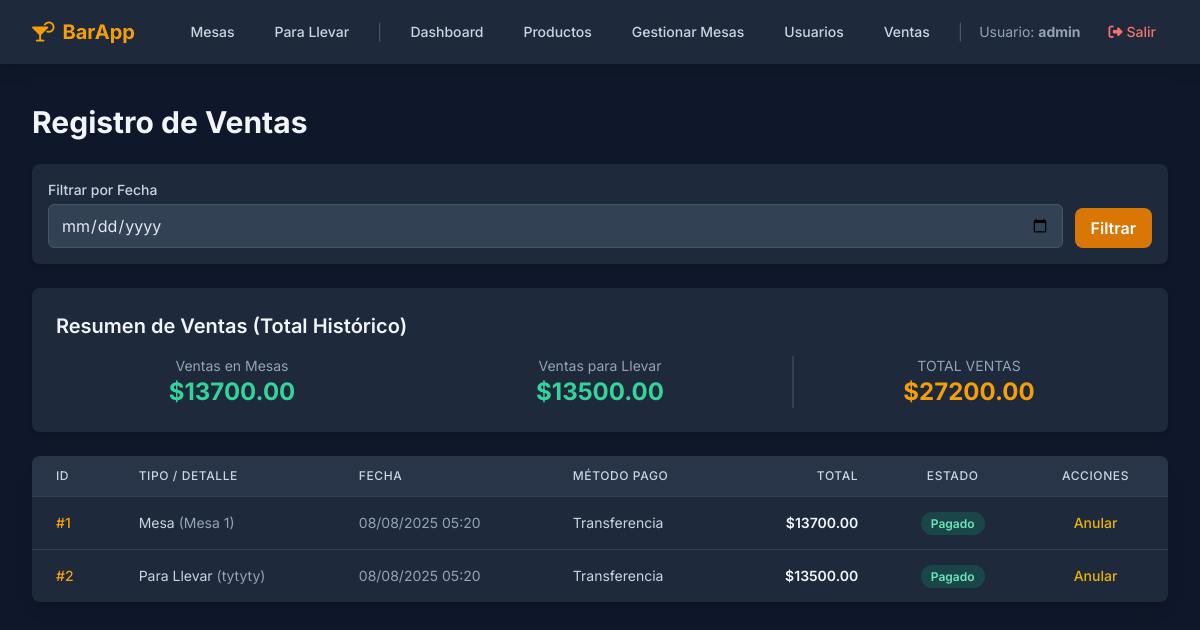
Page /admin/sales (signed in) on the committed database.
### app/models.py (models this page shows, shortened)
class User(UserMixin, db.Model):
    id = db.Column(db.Integer, primary_key=True)
    username = db.Column(db.String(80), unique=True, nullable=False)
    password_hash = db.Column(db.String(256), nullable=False)
    role = db.Column(db.String(20), nullable=False, default='mozo')

class Order(db.Model):
    id = db.Column(db.Integer, primary_key=True)
    type = db.Column(db.String(20), nullable=False)
    status = db.Column(db.String(20), nullable=False, default='Pendiente')
    customer_name = db.Column(db.String(100), nullable=True)
    total_amount = db.Column(db.Float, nullable=True, default=0.0)
    payment_method = db.Column(db.String(50), nullable=True) # NUEVO CAMPO
    created_at = db.Column(db.DateTime, default=datetime.utcnow)
    updated_at = db.Column(db.DateTime, default=datetime.utcnow, onupdate=datetime.utcnow)
    table_id = db.Column(db.Integer, db.ForeignKey('table.id'), nullable=True)
    table_assigned = db.relationship('Table', back_populates='orders')
    items = db.relationship('OrderItem', back_populates='order', cascade="all, delete-orphan")

class Table(db.Model):
    id = db.Column(db.Integer, primary_key=True)
    number = db.Column(db.Integer, unique=True, nullable=False)
    capacity = db.Column(db.Integer, nullable=False)
    status = db.Column(db.String(20), default='Vacía')
    orders = db.relationship('Order', back_populates='table_assigned', lazy='dynamic')

### app/admin.py (the view, shortened to what this page needs)
@admin_bp.route('/sales')
@admin_required
def sales_log():
    page = request.args.get('page', 1, type=int)
    date_filter_str = request.args.get('date', '').strip()
    query = Order.query.filter(Order.status.in_(['Pagado', 'Venta Anulada']))
    date_filter = None
    pagination = query.order_by(Order.updated_at.desc()).paginate(page=page, per_page=ITEMS_PER_PAGE, error_out=False)
    base_sales_query = db.session.query(func.sum(Order.total_amount)).filter(Order.status == 'Pagado')
    if date_filter:
        base_sales_query = base_sales_query.filter(db.func.date(Order.updated_at) == date_filter)
    total_sales = base_sales_query.scalar() or 0.0
    total_sales_table = base_sales_query.filter(Order.type == 'Mesa').scalar() or 0.0
    total_sales_takeaway = base_sales_query.filter(Order.type == 'Para Llevar').scalar() or 0.0
    return render_template('admin/sales_log.html',
                           pagination=pagination,
                           title="Registro de Ventas",
                           date_filter=date_filter_str,
                           total_sales=total_sales,
                           total_sales_table=total_sales_table,
                           total_sales_takeaway=total_sales_takeaway)

### app/utils.py (called while the page is built)
def admin_required(f):
    @wraps(f)
    def decorated_function(*args, **kwargs):
        if not current_user.is_authenticated or current_user.role != 'admin':
            flash("No tienes permiso para acceder a esta página. Se requiere rol de administrador.", "danger")
            return redirect(url_for('auth.login'))
        return f(*args, **kwargs)
    return decorated_function

### app/templates/admin/sales_log.html (shortened to what this page needs)
{% extends "layout.html" %}
{% block content %}
<h1 class="text-3xl font-bold mb-6 text-slate-100">Registro de Ventas</h1>
<div class="bg-slate-800 p-4 rounded-lg shadow-md mb-6">
    <form method="GET" action="{{ url_for('admin.sales_log') }}" class="flex flex-col sm:flex-row items-end gap-3">
        <div class="flex-grow w-full sm:w-auto">
            <label for="date" class="block text-sm font-medium text-slate-300 mb-1">Filtrar por Fecha</label>
            <input type="date" id="date" name="date" value="{{ date_filter or '' }}"
                   class="block w-full px-3 py-2 bg-slate-700 border border-slate-600 rounded-md text-slate-200 focus:ring-2 focus:ring-amber-500 transition">
        </div>
        <button type="submit" class="w-full sm:w-auto px-4 py-2 rounded-lg font-semibold bg-amber-600 hover:bg-amber-700 transition-colors text-white">Filtrar</button>
    </form>
</div>
<div class="bg-slate-800 p-6 rounded-lg shadow-md mb-6">
    <h2 class="text-xl font-semibold text-slate-100 mb-4">
        Resumen de Ventas {% if date_filter %} del {{ date_filter }} {% else %} (Total Histórico) {% endif %}
    </h2>
    <div class="grid grid-cols-1 md:grid-cols-3 gap-4 text-center">
        <div>
            <p class="text-sm text-slate-400">Ventas en Mesas</p>
            <p class="text-2xl font-bold text-emerald-400">${{ "%.2f"|format(total_sales_table) }}</p>
        </div>
        <div>
            <p class="text-sm text-slate-400">Ventas para Llevar</p>
            <p class="text-2xl font-bold text-emerald-400">${{ "%.2f"|format(total_sales_takeaway) }}</p>
        </div>
        <div class="md:border-l-2 border-slate-700">
            <p class="text-sm text-slate-400">TOTAL VENTAS</p>
            <p class="text-2xl font-bold text-amber-500">${{ "%.2f"|format(total_sales) }}</p>
        </div>
    </div>
</div>
<div class="bg-slate-800 shadow-lg rounded-lg overflow-x-auto">
    <table class="min-w-full divide-y divide-slate-700">
        <thead class="bg-slate-700/50">
            <tr>
                <th class="px-6 py-3 text-left text-xs font-medium text-slate-300 uppercase tracking-wider">ID</th>
                <th class="px-6 py-3 text-left text-xs font-medium text-slate-300 uppercase tracking-wider">Tipo / Detalle</th>
                <th class="px-6 py-3 text-left text-xs font-medium text-slate-300 uppercase tracking-wider">Fecha</th>
                <th class="px-6 py-3 text-left text-xs font-medium text-slate-300 uppercase tracking-wider">Método Pago</th>
                <th class="px-6 py-3 text-right text-xs font-medium text-slate-300 uppercase tracking-wider">Total</th>
                <th class="px-6 py-3 text-center text-xs font-medium text-slate-300 uppercase tracking-wider">Estado</th>
                <th class="px-6 py-3 text-center text-xs font-medium text-slate-300 uppercase tracking-wider">Acciones</th>
            </tr>
        </thead>
        <tbody class="divide-y divide-slate-700">
            {% for sale_order in pagination.items %}
            <tr class="hover:bg-slate-700/50">
                <td class="px-6 py-4 whitespace-nowrap text-sm font-medium text-slate-100">
                    <a href="{{ url_for('admin.sale_detail_view', order_id=sale_order.id, page=pagination.page, date=date_filter) }}" class="text-amber-500 hover:text-amber-400 hover:underline">
                        #{{ sale_order.id }}
                    </a>
                </td>
                <td class="px-6 py-4 whitespace-nowrap text-sm text-slate-300">
                    {{ sale_order.type }}
                    <span class="text-slate-400">
                        ({% if sale_order.type == 'Mesa' %}Mesa {{ sale_order.table_assigned.number if sale_order.table_assigned else 'N/A' }}{% else %}{{ sale_order.customer_name }}{% endif %})
                    </span>
                </td>
                <td class="px-6 py-4 whitespace-nowrap text-sm text-slate-400">{{ sale_order.updated_at.strftime('%d/%m/%Y %H:%M') }}</td>
                <td class="px-6 py-4 whitespace-nowrap text-sm text-slate-300">{{ sale_order.payment_method or 'N/A' }}</td>
                <td class="px-6 py-4 whitespace-nowrap text-sm font-semibold text-slate-100 text-right">${{ "%.2f"|format(sale_order.total_amount) }}</td>
                <td class="px-6 py-4 whitespace-nowrap text-sm text-center">
                     <span class="px-2.5 py-1 text-xs font-semibold rounded-full
                        {% if sale_order.status == 'Pagado' %}bg-emerald-500/20 text-emerald-300
                        {% elif sale_order.status == 'Venta Anulada' %}bg-red-500/20 text-red-300
                        {% endif %}">
                        {{ sale_order.status }}
                    </span>
                </td>
                <td class="px-6 py-4 whitespace-nowrap text-sm font-medium text-center">
                    {% if sale_order.status == 'Pagado' %}
                    <form action="{{ url_for('admin.annul_sale', order_id=sale_order.id) }}" method="POST" class="inline-block" onsubmit="return confirm('¿Seguro que quieres ANULAR esta venta (Pedido #{{sale_order.id}})? El stock será repuesto.');">
                        <button type="submit" class="text-yellow-500 hover:text-yellow-400 transition-colors">Anular</button>
                    </form>
                    {% else %}
                     <span class="text-xs text-slate-500 italic">(Anulada)</span>
                    {% endif %}
                </td>
            </tr>
            {% else %}
            <tr>
                <td colspan="7" class="px-6 py-10 text-center text-sm text-slate-500">No se encontraron ventas para este período.</td>
            </tr>
            {% endfor %}
        </tbody>
    </table>
</div>
{% endblock %}

### app/templates/layout.html (shortened to what this page needs)
<!DOCTYPE html>
<html lang="es">
<head>
    <script src="https://cdn.tailwindcss.com"></script>
    <link rel="stylesheet" href="https://cdnjs.cloudflare.com/ajax/libs/font-awesome/6.4.0/css/all.min.css">
</head>
<body class="bg-slate-900 text-slate-200">
    <nav class="bg-slate-800 shadow-lg sticky top-0 z-50">
        <div class="max-w-7xl mx-auto px-4 sm:px-6 lg:px-8">
            <div class="flex justify-between items-center h-16">
                <div class="flex-shrink-0">
                    <a class="text-xl font-bold text-amber-500 hover:text-amber-400 transition-colors" href="{{ url_for('index') }}">
                        <i class="fa-solid fa-martini-glass-citrus mr-2"></i>BarApp
                    </a>
                </div>
                <div class="hidden md:flex items-center space-x-4">
                    {% if current_user.is_authenticated %}
                        <a href="{{ url_for('mozo.tables_view') }}" class="px-3 py-2 rounded-md text-sm font-medium text-slate-300 hover:bg-slate-700 hover:text-white transition-colors">Mesas</a>
                        <a href="{{ url_for('mozo.takeaway_orders_view') }}" class="px-3 py-2 rounded-md text-sm font-medium text-slate-300 hover:bg-slate-700 hover:text-white transition-colors">Para Llevar</a>
                        {% if current_user.role == 'admin' %}
                            <span class="text-slate-600">|</span>
                            <a href="{{ url_for('admin.dashboard') }}" class="px-3 py-2 rounded-md text-sm font-medium text-slate-300 hover:bg-slate-700 hover:text-white transition-colors">Dashboard</a>
                            <a href="{{ url_for('admin.products') }}" class="px-3 py-2 rounded-md text-sm font-medium text-slate-300 hover:bg-slate-700 hover:text-white transition-colors">Productos</a>
                            <a href="{{ url_for('admin.manage_tables') }}" class="px-3 py-2 rounded-md text-sm font-medium text-slate-300 hover:bg-slate-700 hover:text-white transition-colors">Gestionar Mesas</a>
                            <a href="{{ url_for('admin.manage_users') }}" class="px-3 py-2 rounded-md text-sm font-medium text-slate-300 hover:bg-slate-700 hover:text-white transition-colors">Usuarios</a>
                            <a href="{{ url_for('admin.sales_log') }}" class="px-3 py-2 rounded-md text-sm font-medium text-slate-300 hover:bg-slate-700 hover:text-white transition-colors">Ventas</a>
                        {% endif %}
                        <span class="text-slate-600">|</span>
                        <span class="text-slate-400 text-sm">Usuario: <strong>{{ current_user.username }}</strong></span>
                        <a href="{{ url_for('auth.logout') }}" class="px-3 py-2 rounded-md text-sm font-medium text-red-400 hover:bg-red-500 hover:text-white transition-colors">
                            <i class="fa-solid fa-right-from-bracket mr-1"></i>Salir
                        </a>
                    {% else %}
                        <a href="{{ url_for('auth.login') }}" class="px-3 py-2 rounded-md text-sm font-medium text-slate-300 hover:bg-slate-700 hover:text-white transition-colors">Ingresar</a>
                    {% endif %}
                </div>
            </div>
        </div>
    </nav>
    <main class="max-w-7xl mx-auto mt-6 px-4 sm:px-6 lg:px-8 py-4">
        {% block content %}{% endblock %}
    </main>
</body>
</html>

### app/templates/layout.html (style rules this page uses)
body { font-family: 'Inter', sans-serif; -webkit-font-smoothing: antialiased; -moz-osx-font-smoothing: grayscale; }

### rows in the picture
User: username "admin"
Order: id "1", type "Mesa", table_assigned "1", updated_at "08/08/2025 05:20", payment_method "Transferencia", total_amount "13700.00", status "Pagado"
Order: id "2", type "Para Llevar", customer_name "tytyty", updated_at "08/08/2025 05:20", payment_method "Transferencia", total_amount "13500.00", status "Pagado"

### other values in the picture
{{ "%.2f"|format(total_sales_table) }} "13700.00"
{{ "%.2f"|format(total_sales_takeaway) }} "13500.00"
{{ "%.2f"|format(total_sales) }} "27200.00"
